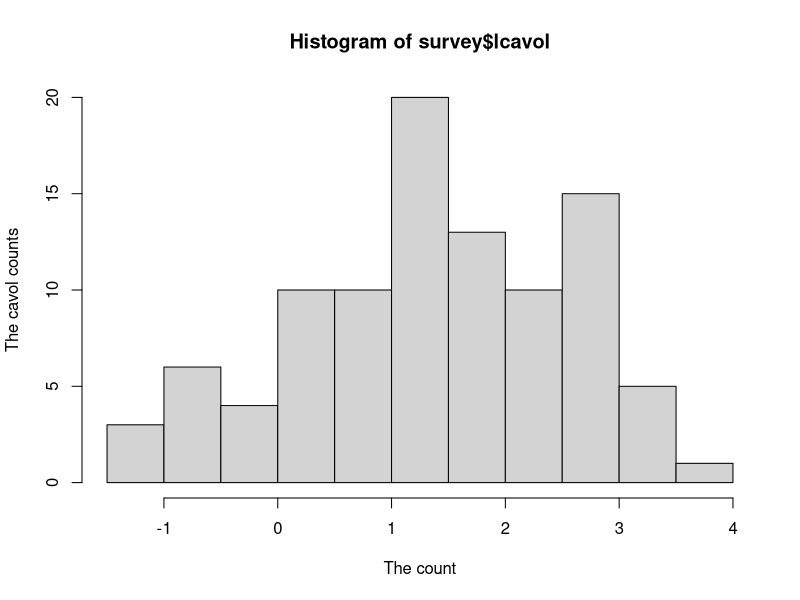
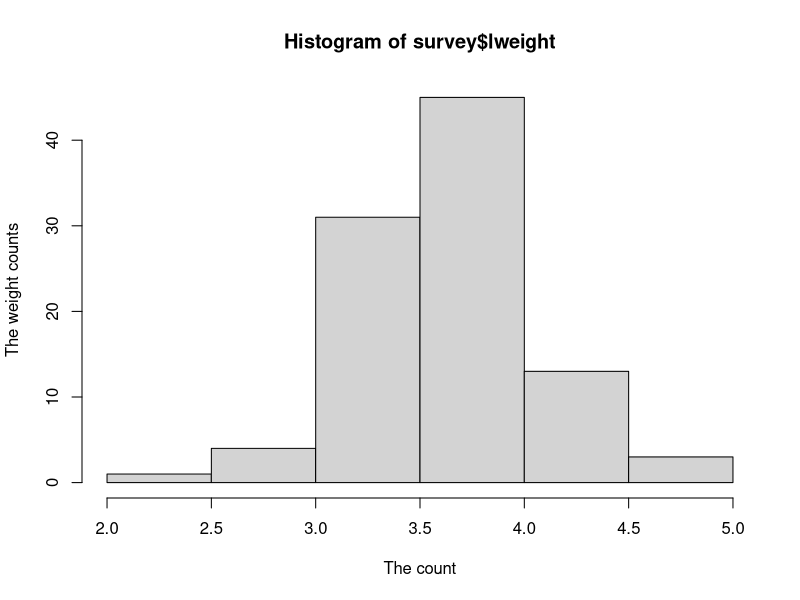
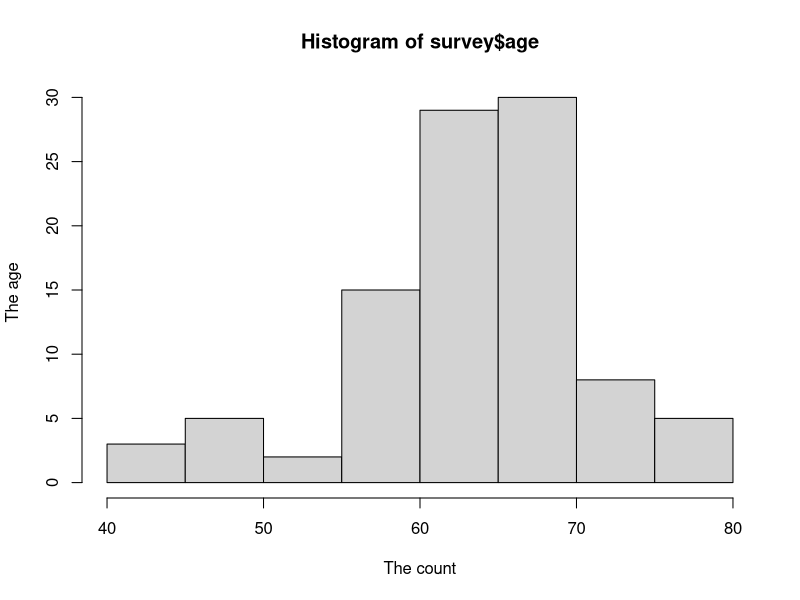
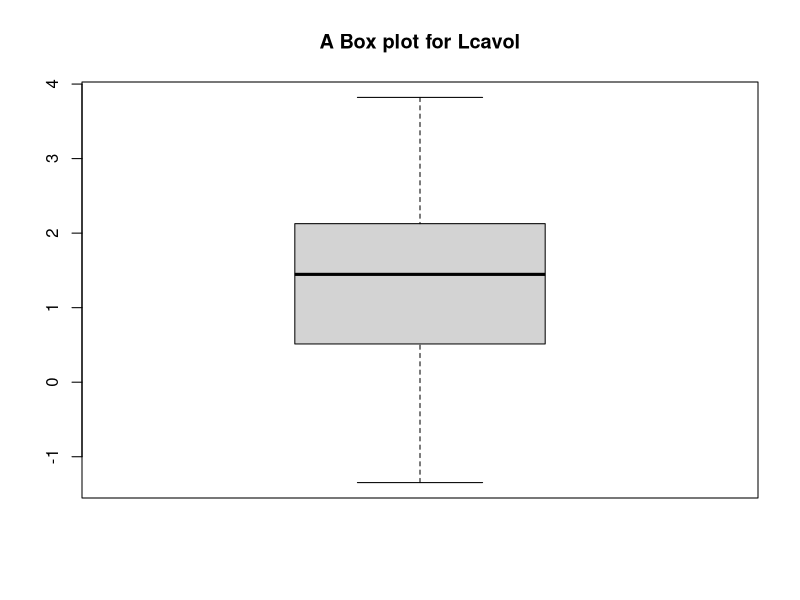
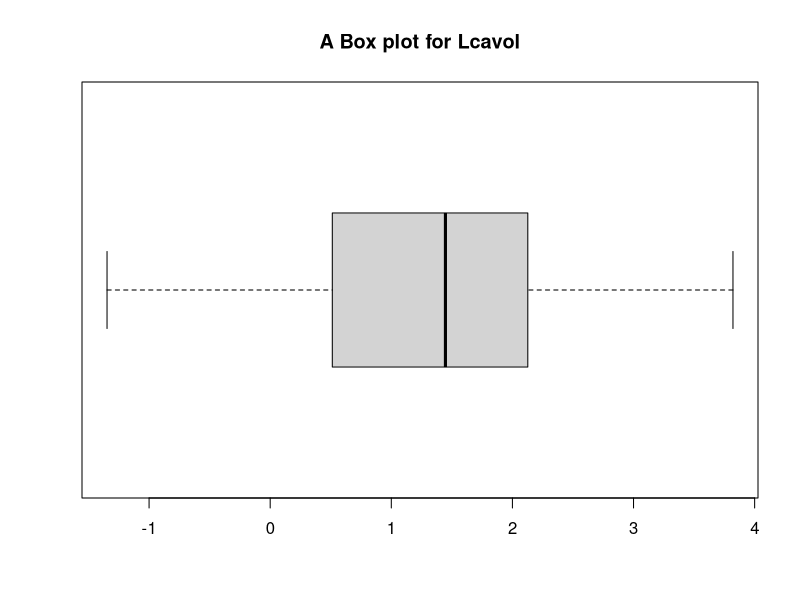

The R source for these figures, in order:
## ---- chunk 1
knitr::opts_chunk$set(echo = TRUE)
## ---- chunk 2
data<-read.csv("prostate_data.csv")

data

## ---- chunk 3
survey<-read.csv("prostate_data.csv",header = TRUE)
names(survey)
## ---- chunk 4
summary(survey)
## ---- chunk 5
summary(survey$age)
## ---- chunk 6
mean(survey$lcavol,na.rm = TRUE)
mode<-mode(survey$lcavol)
sd(survey$lcavol,na.rm = TRUE)

## ---- chunk 7
hist(survey$lcavol ,xlab = "The count",ylab = "The cavol counts")
hist(survey$lweight,xlab = "The count",ylab = "The weight counts")
hist(survey$age,xlab = "The count",ylab = "The age ")
## ---- chunk 8
boxplot(survey$lcavol,main="A Box plot for Lcavol")
## ---- chunk 9
boxplot(survey$lcavol,horizontal = TRUE,main="A Box plot for Lcavol")
## ---- chunk 10
library(ggplot2)

## ---- chunk 11
library(ggplot2)

